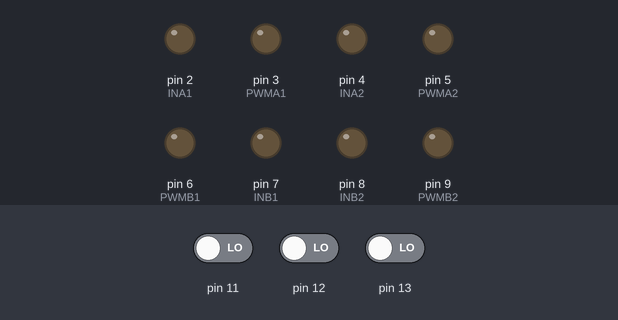
Bench run of a sketch on a simulated Arduino Uno, built with avr-gcc and run on an emulated ATmega328P. Shown: output pins drawn as LEDs (lit = HIGH). Dashed ring = blinking. The inputs (shaded band) are chosen by the test bench; at power-on: pin 11 LOW, pin 13 LOW, pin 12 LOW.

Above: at 1.4 s.
1.5 s: pin 11 driven HIGH and pin 13 driven HIGH
At 2.45 s:
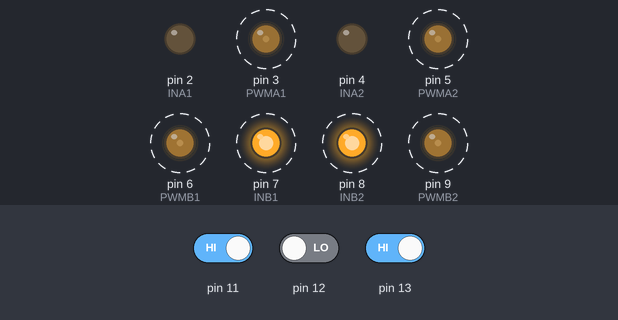
4.5 s: pin 12 driven HIGH
At 5.2 s:
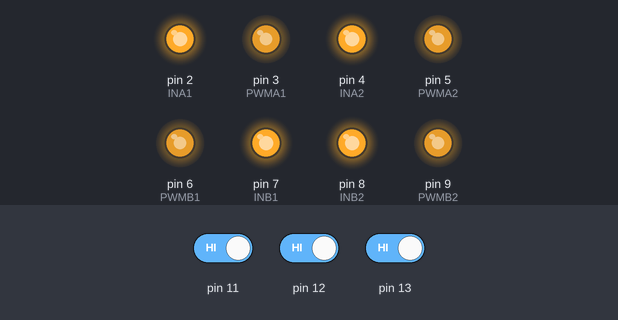
6.3 s: pin 11 driven LOW
At 7.5 s:
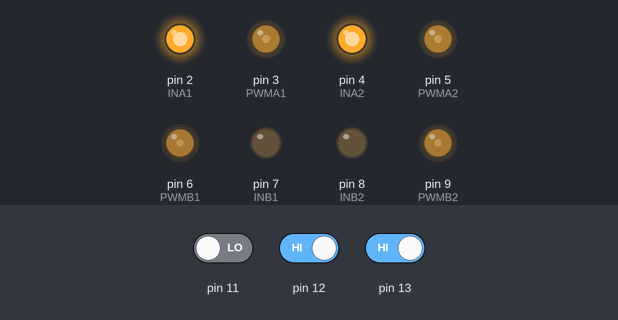
7.8 s: pin 11 driven HIGH
At 8.7 s:
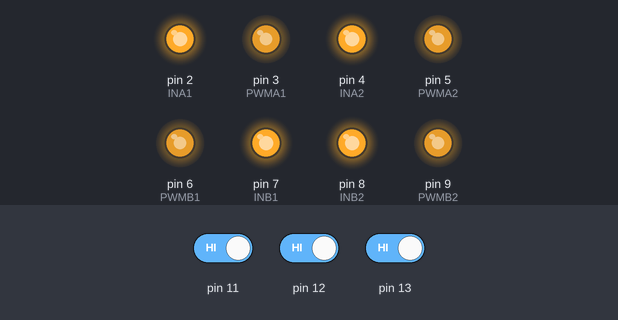
9.3 s: pin 13 driven LOW
At 9.9 s:
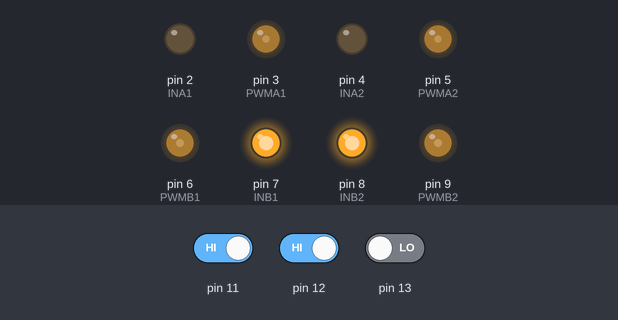
10.8 s: pin 13 driven HIGH
At 11.1 s:
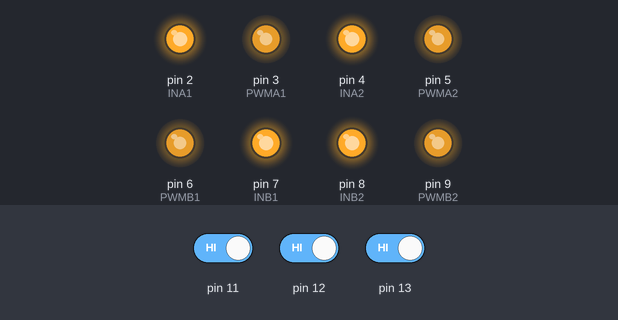
Timing chart, 0 to 13.3 s (numbered marks = the images above; inputs shaded):
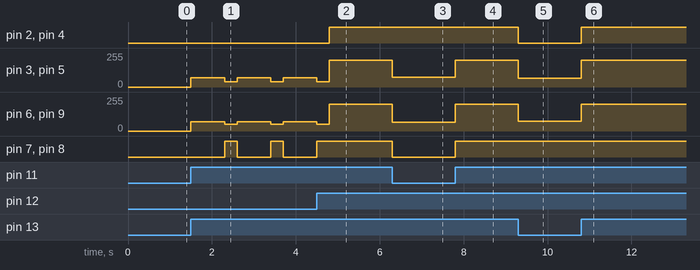

The sketch:

Barrier_Car_IR.ino
```cpp
int SNUM[3] ;     //3个传感器


int INA1 = 2;      //电机A1正反转控制端
int PWMA1 = 3;    //电机A1调速端
int INA2 = 4;      //电机A2正反转控制端
int PWMA2 = 5;     //电机A2调速端
int INB1 = 7;      //电机B1正反转控制端
int PWMB1 = 6;     //电机B1调速端
int INB2 = 8;      //电机B2正反转控制端
int PWMB2 = 9;     //电机B2调速端

void motospd(int sp1, int sp2) {
  if (sp1 > 0) {
    digitalWrite(INA1, HIGH);
    digitalWrite(INA2, HIGH);
  }
  else {
    digitalWrite(INA1, LOW);
    digitalWrite(INA2, LOW);
  }
  if (sp2 > 0) {
    digitalWrite(INB1, HIGH);
    digitalWrite(INB2, HIGH);
  }
  else {
    digitalWrite(INB1, LOW);
    digitalWrite(INB2, LOW);
  }

  analogWrite(PWMA1, abs (sp1));
  analogWrite(PWMA2, abs (sp1));
  analogWrite(PWMB1, abs (sp2));
  analogWrite(PWMB2, abs (sp2));
}

void setup() {
  pinMode(11, INPUT); //配置左传感器IO口为输入
  pinMode(12, INPUT); //配置中传感器IO口为输入
  pinMode(13, INPUT); //配置右传感器IO口为输入

  Serial.begin(9600); //打开串口，初始化

  pinMode(INA1, OUTPUT); //配置电机驱动IO口为输出
  pinMode(PWMA1, OUTPUT);
  pinMode(INA2, OUTPUT);
  pinMode(PWMA2, OUTPUT);
  pinMode(INB1, OUTPUT);
  pinMode(PWMB1, OUTPUT);
  pinMode(INB2, OUTPUT);
  pinMode(PWMB2, OUTPUT);
}

void loop() {
  SNUM[0] = digitalRead(11);//左传感器赋值
  SNUM[1] = digitalRead(12); //中传感器赋值
  SNUM[2] = digitalRead(13); //右传感器赋值
  //  for (int i = 0; i < 3; i++)
  //  {
  //    Serial.print(SNUM[i]);//串口输出每个传感器的值，打开串口可显示传感器检测结果
  //  }
  if ((SNUM[0] == 1) && (SNUM[1] == 1) && (SNUM[2] == 1)) //所有传感器都没有检测到障碍
    motospd(200, 200);                         //直行
  if ((SNUM[0] == 0) && (SNUM[1] == 1) && (SNUM[2] == 1)) //左传感器检测到障碍物
    motospd(75, -65);                          //右转
  if ((SNUM[0] == 1) && (SNUM[1] == 1) && (SNUM[2] == 0)) //右传感器检测到障碍物
    motospd(-65, 75);                           //左转
  if ((SNUM[0] == 1) && (SNUM[1] == 0) && (SNUM[2] == 1)) //中传感器检测到障碍物
  { motospd(-70, -70);                        //后退
    delay(800);
    motospd(-40, 50);
  }
  delay(300);
}
```

Measured:
- after the input at 1.5 s, pin 3 (PWMA1), pin 5 (PWMA2): alternates 70/255 for 0.80 s and 40/255 for 0.30 s, starting at once; pin 6 (PWMB1), pin 9 (PWMB2): alternates 70/255 for 0.80 s and 50/255 for 0.30 s, starting at once; pin 7 (INB1), pin 8 (INB2): alternates HIGH for 0.30 s and LOW for 0.80 s, starting after 0.80 s
- after the input at 4.5 s, pin 2 (INA1), pin 4 (INA2): LOW → HIGH after 0.30 s; pin 7 (INB1), pin 8 (INB2): goes on until 4.5 s, then stays HIGH
- after the input at 6.3 s, pin 3 (PWMA1), pin 5 (PWMA2): 200/255 → 75/255 at once; pin 6 (PWMB1), pin 9 (PWMB2): 200/255 → 65/255 at once; pin 7 (INB1), pin 8 (INB2): HIGH → LOW at once
- after the input at 7.8 s, pin 3 (PWMA1), pin 5 (PWMA2): 75/255 → 200/255 at once; pin 6 (PWMB1), pin 9 (PWMB2): 65/255 → 200/255 at once; pin 7 (INB1), pin 8 (INB2): LOW → HIGH at once
- after the input at 9.3 s, pin 2 (INA1), pin 4 (INA2): HIGH → LOW at once; pin 3 (PWMA1), pin 5 (PWMA2): 200/255 → 65/255 at once; pin 6 (PWMB1), pin 9 (PWMB2): 200/255 → 75/255 at once
- after the input at 10.8 s, pin 2 (INA1), pin 4 (INA2): LOW → HIGH at once; pin 3 (PWMA1), pin 5 (PWMA2): 65/255 → 200/255 at once; pin 6 (PWMB1), pin 9 (PWMB2): 75/255 → 200/255 at once
